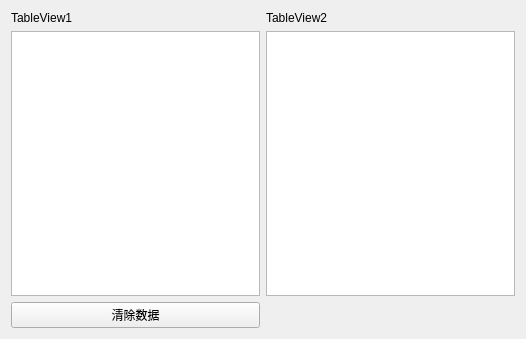
<?xml version="1.0" encoding="UTF-8"?>
<ui version="4.0">
 <class>Widget</class>
 <widget class="QWidget" name="Widget">
  <property name="geometry">
   <rect>
    <x>0</x>
    <y>0</y>
    <width>526</width>
    <height>339</height>
   </rect>
  </property>
  <property name="windowTitle">
   <string>Widget</string>
  </property>
  <layout class="QGridLayout" name="gridLayout">
   <item row="0" column="0">
    <widget class="QLabel" name="label">
     <property name="text">
      <string>TableView1</string>
     </property>
    </widget>
   </item>
   <item row="0" column="1">
    <widget class="QLabel" name="label_2">
     <property name="text">
      <string>TableView2</string>
     </property>
    </widget>
   </item>
   <item row="1" column="0">
    <widget class="QTableView" name="tableView"/>
   </item>
   <item row="1" column="1">
    <widget class="QTableView" name="tableView_2"/>
   </item>
   <item row="2" column="0">
    <widget class="QPushButton" name="clearBtn">
     <property name="text">
      <string>清除数据</string>
     </property>
    </widget>
   </item>
  </layout>
 </widget>
 <layoutdefault spacing="6" margin="11"/>
 <resources/>
 <connections/>
</ui>
